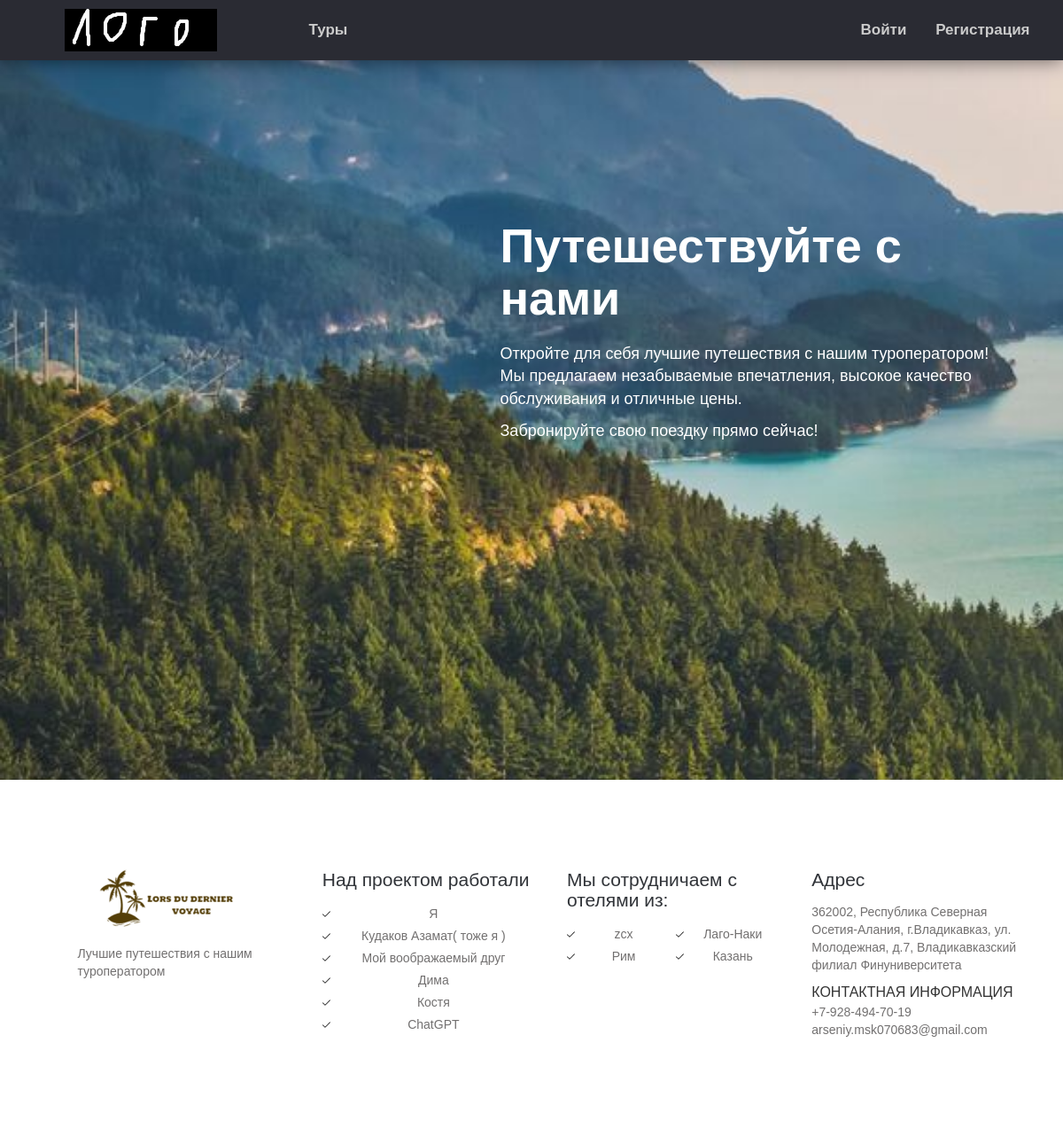
The page / on the database its author committed.
### tours/models.py (models this page shows, shortened)
class Hotels(models.Model):
    name = models.CharField(max_length=255, verbose_name='Название')
    slug = models.SlugField(max_length=255, verbose_name='slug')
    description = models.TextField(verbose_name='Описание')
    contact_info = models.CharField(max_length=100, verbose_name='Контактная информация')
    city = models.CharField(max_length=50, verbose_name='Город')
    rating = models.FloatField(validators=[min_valid], verbose_name='Рейтинг')
    food = models.CharField(max_length=50, verbose_name='Питание')
    main_image = models.ImageField(upload_to=hotel_main_photo_location, verbose_name='Изображение', blank=True)
    def get_absolute_url(self):
        return reverse('hotel_details', kwargs={'hotel_slug': self.slug})
    class Meta:
        ordering = ['name']
        verbose_name = 'Отель'
        verbose_name_plural = 'Отели'

### tours/views.py (the view)
# urls.py: path('', IndexPage.as_view(), name='index'),
class IndexPage(DataMixin, TemplateView):
    template_name = 'tours/index.html'
    def get_context_data(self, **kwargs):
        context = super().get_context_data(**kwargs)
        dop_context = {
            'section_type': 'main',
            'title': 'Lors du dernier voyage'
        }
        c_def = self.get_user_context(**dop_context)
        context = dict(list(context.items()) + list(c_def.items()))
        return context

### tours/mixin.py (called while the page is built)
    def get_user_context(self, **kwargs):
        context = kwargs
        cities = Hotels.objects.all()[:6]
        context['cities'] = cities
        return context

### templates/tours/index.html (shortened to what this page needs)
{% extends 'tours/base.html' %}
{% load static %}
{% block content %}
        <div class="hom-body-section">
			<div class="container">
				<div class="row">
					<div class="home-bod">
						<div class="home-bod-1">
							<h2>Путешествуйте с нами</h2>
							<p>Откройте для себя лучшие путешествия с нашим туроператором! Мы предлагаем незабываемые впечатления, высокое качество обслуживания и отличные цены. </p>
							<p>Забронируйте свою поездку прямо сейчас!</p>
						</div>
					</div>
				</div>
			</div>
		</div>
{% endblock %}

### templates/tours/base.html (shortened to what this page needs)
{% load static %}
<!DOCTYPE html>
<html lang="en">
<head>
	<link rel="stylesheet" href="{% static 'css/font-awesome.min.css' %}">
	<link href="{% static 'css/materialize.css' %}" rel="stylesheet">
	<link href="{% static 'css/style.css' %}" rel="stylesheet">
	<link href="{% static 'css/bootstrap.css' %}" rel="stylesheet" type="text/css" />
</head>
<body>
	<section class="{{ section_type }}">
		<div class="menu-section">
			<div class="container">
				<div class="row">
					<div class="logo">
						<a href="{% url 'index' %}"><img src="{% static 'images/logo3.png' %}" alt="" />
						</a>
					</div>
					<div class="menu-bar">
						<ul class="left">
							<li class="left-li"><a href="{% url 'tours' %}">Туры</a></li>
						</ul>
						<ul style="text-align: right;">
							{% if user.is_authenticated %}
								<li><a href="{% url 'profile' user_id=user.id%}">Мой профиль</a>
								<li><a href="{% url 'logout' %}">Выйти</a></li>
							{% else %}
								<li><a href="{% url 'login' %}">Войти</a></li>
								<li><a href="{% url 'register' %}">Регистрация</a></li>
							{% endif %}
						</ul>
					</div>
				</div>
			</div>
		</div>
        {% block content %}
        {% endblock content %}
	</section>
	<footer class="site-footer clearfix">
	<div class="sidebar-container">
		<div class="sidebar-inner">
			<div class="widget-area clearfix">
				<div class="widget widget_azh_widget">
					<div>
						<div class="container">
							<div class="row">
								<div class="col-sm-12 col-md-3 foot-logo"> <img src="{% static 'images/logo1.png' %}" alt="logo">
									<p class="hasimg">Лучшие путешествия с нашим туроператором</p>
								</div>
								<div class="col-sm-12 col-md-3">
									<h4>Над проектом работали</h4>
									<ul class="one-column">
										<li>Я</li>
										<li>Кудаков Азамат( тоже я )</li>
										<li>Мой воображаемый друг</li>
										<li>Дима</li>
										<li>Костя</li>
                                        <li>ChatGPT</li>
									</ul>
								</div>
								<div class="col-sm-12 col-md-3">
									<h4>Мы сотрудничаем с отелями из:</h4>
									<ul class="two-columns">
										{% for tour in cities %}
											<li><a href="{{ tour.get_absolute_url }}">{{ tour.city }}</a>
											</li>
										{% endfor %}
									</ul>
								</div>
								<div class="col-sm-12 col-md-3">
									<h4>Адрес</h4>
									<p>362002, Республика Северная Осетия-Алания, г.Владикавказ, ул. Молодежная, д.7, Владикавказский филиал Финуниверситета</p>
									<p> <span class="foot-phone">Контактная информация</span> <span>+7-928-494-70-19</span>
									<span>arseniy.msk070683@gmail.com</span> </p>
								</div>
							</div>
						</div>
					</div>
				</div>
			</div>
		</div>
	</div>
</footer>
</body>
</html>

### templates/tours/index.html (style rules this page uses)
.home-bod-1 p { font-size: 18px; color: #fff; }
.home-bod-1 h2 { font-weight: 600; font-size: 54px; margin-top: 20px; margin-bottom: 20px; color: #fff; }

### rows shown on the page
Hotels: city "zcx"
Hotels: city "Лаго-Наки"
Hotels: city "Рим"
Hotels: city "Казань"
